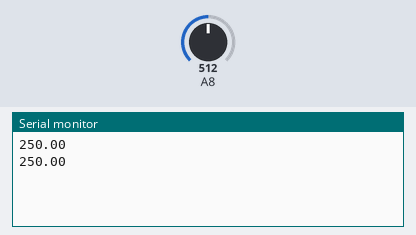
This sketch was run on a simulated Arduino Mega 2560, built with avr-gcc and run on an emulated ATmega2560. Parts: the last lines printed to the serial monitor. Inputs (shaded band) come from the test bench; at power-on: A8 = 512.

Above: at 5.8 s.
5.9 s: A8 set to 716
At 11.4 s:
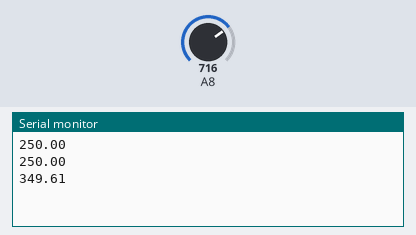
11.9 s: A8 set to 900
At 16.4 s:
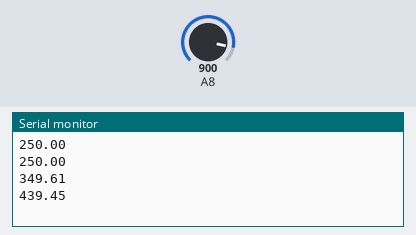
Timing chart, 0 to 17.9 s (numbered marks = the images above; inputs shaded):
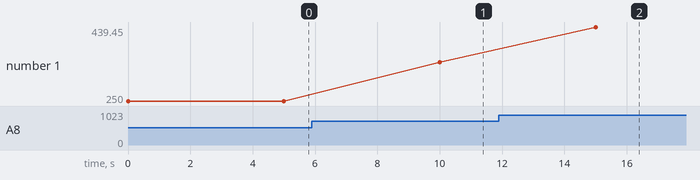

Measured:
- after the input at 5.9 s, the serial monitor: prints a new line after 4.1 s (image 1)
- after the input at 11.9 s, the serial monitor: prints a new line after 3.1 s (image 2)
- plotted number 1: 250 → 349.61 after the input at 5.9 s, 349.61 → 439.45 after the input at 11.9 s

The sketch:

sketch_jan11a.ino
```cpp
void setup() {
  Serial.begin(9600);
}

void loop() {
  uint16_t val2;
  double dat;
  val2= analogRead(A8);
  dat = (double) val2 * (5/10.24);
  Serial.println(dat);
  delay(5000);
}
```
